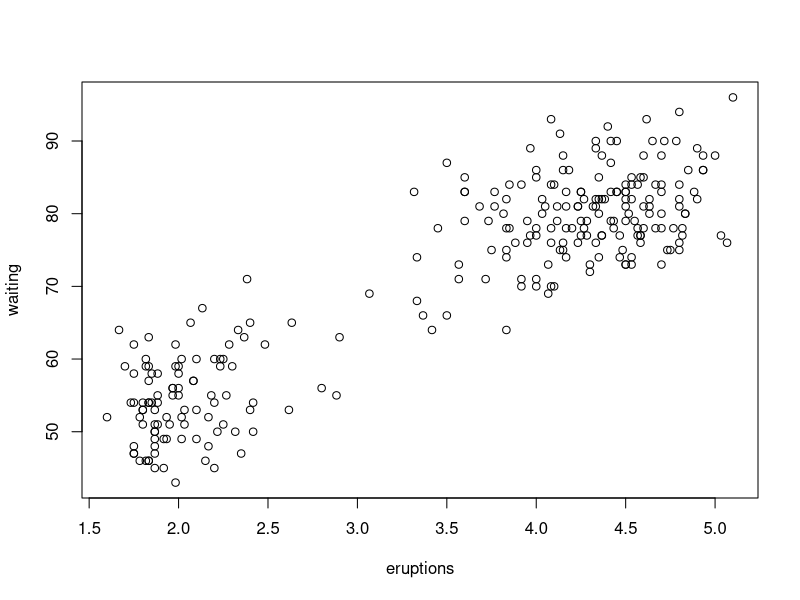
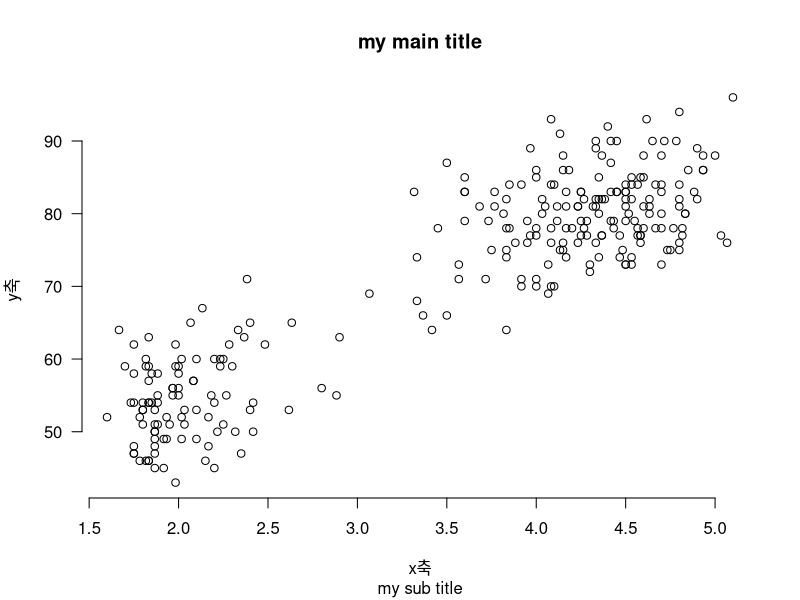
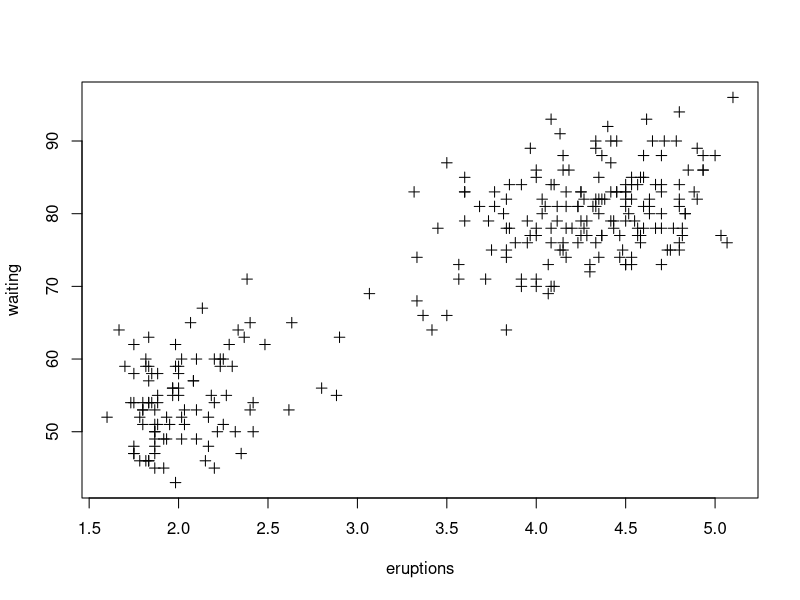
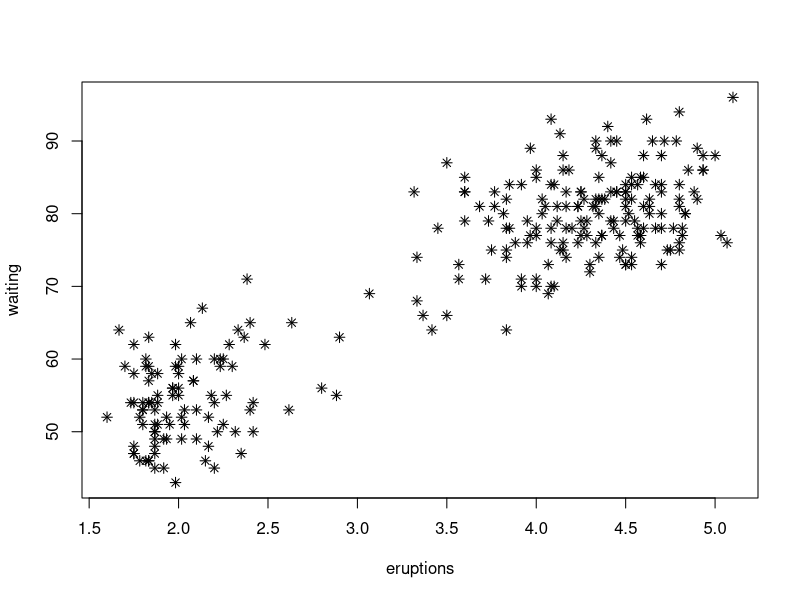
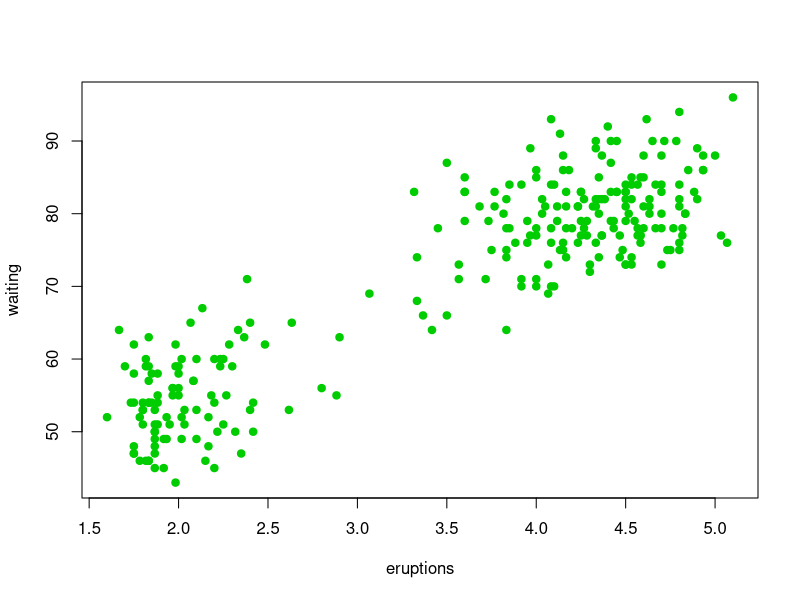
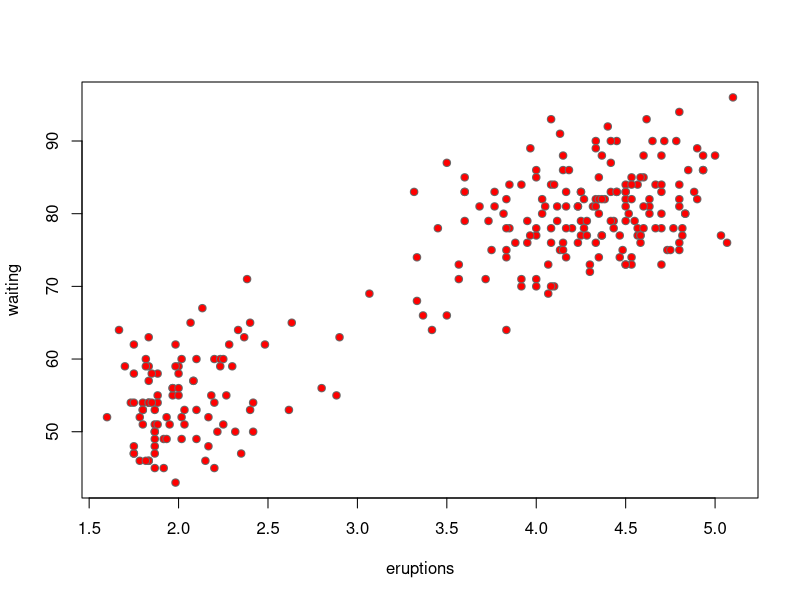
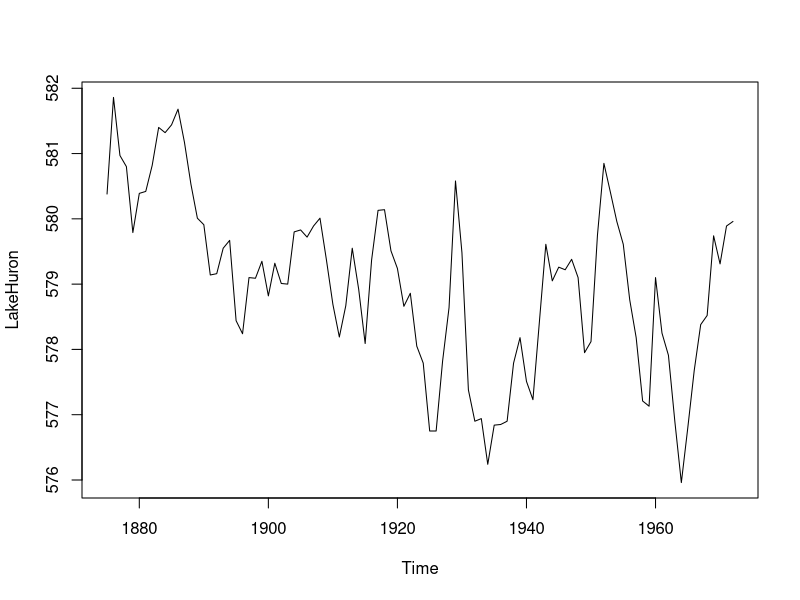
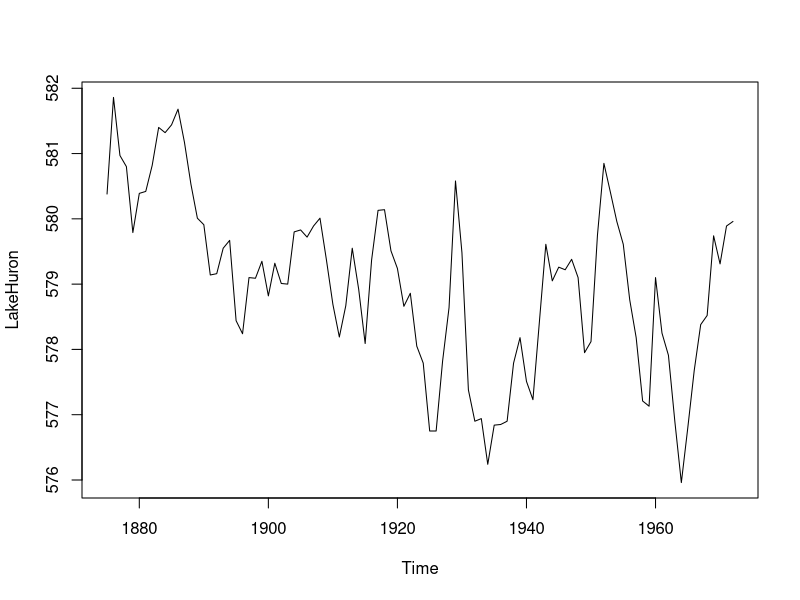

These charts were generated, in order, by the following R code: (Note: this script raises an error after producing the figures.)
# plot = 최소한의 그래프 생성해줌 

# 제목과 축
# 심볼과 선
# 그래프 유형
# 색상
# 크기
# 글꼴과 글씨체 

head(faithful)
str(faithful)

plot(faithful)

?par # 그래프 인수 설명서 


# 제목과 축 

plot(faithful,
     main = "my main title",
     sub = "my sub title",
     xlab = "x축",
     ylab = "y축",
     las=1, # las = 눈금 텍스트 방향 설정 0~3
     bty='n') # bty: 테두리 설정. o, n, l, ]


# 심볼과 선 
## 심볼옵션 = pch 인수 = 0~25까지 정수에 해당하는 심볼마크. 디폴트 = 1 (속이 빈 원)
### col = 윤곽선 컬러, bg = 칠하기

plot(faithful, pch=3)
plot(faithful, pch=8)
plot(faithful, pch=19, col='green3')
plot(faithful, pch=21, col='dimgray', bg='red')

## 선 옵션 = lty인수. 0~6, col인수 가능.

str(LakeHuron)
plot(LakeHuron)
plot(LakeHuron, lty="solid")
plot(LakeHuron, lty="dashed")
plot(LakeHuron, lty="dotted")
plot(LakeHuron, lty="dotdash")
plot(LakeHuron, lty="longdash")
plot(LakeHuron, lty="twodash", col='red')


#그래프 유형 
## plot에 명시적으로 그래프 유형을 지정정

str(pressure)
plot(pressure)
plot(pressure, type="p") # 산점도, 디폴트
plot(pressure, type="l") # 선
?plot
plot(pressure, type="b")
plot(pressure, type="o")
plot(pressure, type="h")
plot(pressure, type="s")
plot(pressure, type="n") # 빈 틀


## 고수준 함수로 틀만들고, 저수준 함수로 그린다
x <- 1:10
y1 <- exp(1:10)
y2 <- exp(10:1)
plot(x, y1, type="n")
lines(x, y1, type="o", pch=21, col='red')
lines(x, y2, type="o", pch=22, col='blue')


## 산점도 '뒤'에 grid 추가하기 (빈틀 > 격자선 > 점찍기)
plot(faithful, type="n")
grid() # 격자선
points(faithful, pch=19, col="blue") # 산점도


# 색상 지정
colors() # 사용가능한 색상 출력, 구글에 colors in r 검색
palette() # 1검 2붉 3초 4파 5사 6마 7노 8회 << col인수에 미리 정해진 인덱스 가능
palette((rainbow(6)))
palette() # 팔레트 커스텀지정
palette("default") # 되돌아가기
palette()

# col = "white" #FFFFFF, rgb(1, 1, 1), col=hsv(0, 0, 1) 이런식으로도 ok

n <- 12
pie(rep(1, n), col=1:n)

rainbow()
heat.colors()
terrain.colors()
topo.colors()
cm.colors()
gray()

pie(rep(1, n), col=rainbow(n))
pie(rep(1, n), col=heat.colors(n))
pie(rep(1, n), col=terrain.colors(n))
pie(rep(1, n), col=topo.colors(n))
pie(rep(1, n), col=cm.colors(n))
pie(rep(1, n), col=gray(level = seq(0, 1, length=n)))

pie(rep(1, n), col=rainbow(n, alpha = seq(0, 1, length=n)))

library(RColorBrewer) # 색상팔레트 제공
?RColorBrewer
display.brewer.all() # 색상 확인
display.brewer.pal(3, "Blues") # 지정한 팔레트의 지정한 개수만큼 출력

n <- 9
pie(rep(1,n), col=brewer.pal(n, "Blues"))
pie(rep(1,n), col=brewer.pal(n, "Greens"))
pie(rep(1,n), col=brewer.pal(n, "BuGn"))
pie(rep(1,n), col=brewer.pal(n, "GnBu"))



plot(faithful, pch=19, col="tomato",
     main = "my main title",
     sub = "my sub title",
     xlab = "x축",
     ylab = "y축",
     las=1, # las = 눈금 텍스트 방향 설정 0~3
     bty='n', # bty: 테두리 설정. o, n, l, ]
     col.main="navy",
     col.sub="purple",
     col.lab="royalblue",
     col.axis="brown") 


# 크기설정

k <- seq(0.5, 1.5, 0.25)
y <- rep(1, length(k))


plot(k, y, pch=19, cex=1, # 포인트에 대한 스케일값 지정
     main="effect of cex on symbol and text size")
plot(k, y, pch=19, cex=k, # 포인트에 대한 스케일값 지정
     main="effect of cex on symbol and text size")

text(x=k, y+0.2, labels = k, cex=k) # text의 x에 준 인수 k를 출력

plot(k, y, pch=19, cex=k, # 포인트에 대한 스케일값 지정
     main="effect of cex on symbol and text size",
     cex.main=1.5, # 제목
     cex.lab=1.0, # 축이름
     cex.axis=0.75) # 축레이블

## 선의 두께

plot(LakeHuron, lwd=1)
plot(LakeHuron, lwd=2)


# 글꼴과 글씨체
# family인수

windowsFonts() # 윈도우 환경 글꼴

plot(faithful, pch=19, col="tomato",
     main = "my main title",
     sub = "my sub title",
     xlab = "x축",
     ylab = "y축",
     family="sans") 

windowsFonts(
        A=windowsFont("Arial Black"),
        B=windowsFont("Book Antiqua"),
        c=windowsFont("Calisto MT")
)


plot(faithful, pch=19, col="tomato",
     main = "my main title",
     sub = "my sub title",
     xlab = "x축",
     ylab = "y축",
     family="C") 

plot(faithful, pch=19, col="cornflowerblue",
     main = "my main title",
     sub = "my sub title",
     xlab = "x축",
     ylab = "y축",
     family="serif",
     font.main=4, font.sub=1,
     font.lab=3, font.axis=2) 

























